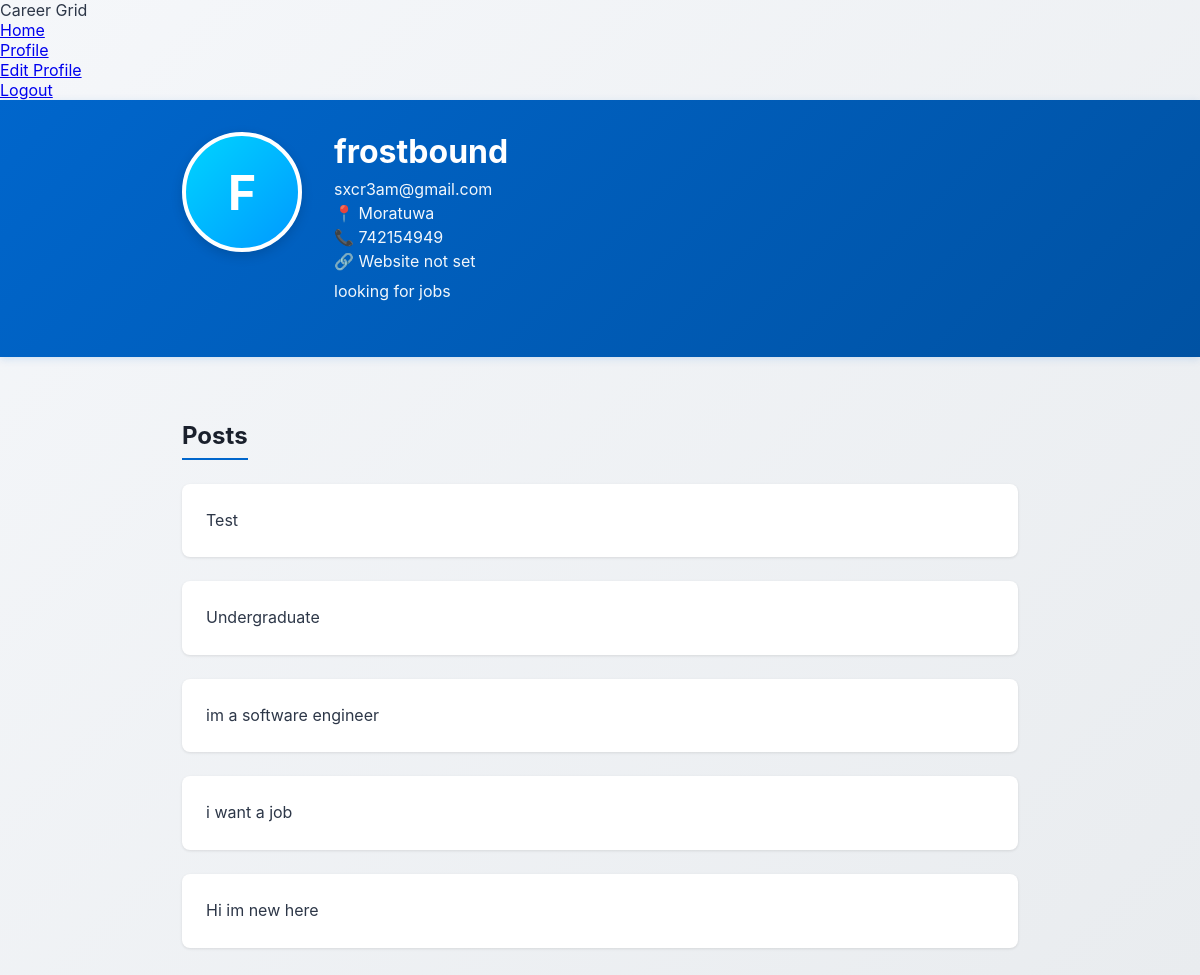
The app's page /profile/frostbound/ (signed in) with its own data.
### core/models.py (models this page shows, shortened)
class Profile(models.Model):
    user = models.OneToOneField(User, on_delete=models.CASCADE)
    bio = models.TextField(blank=True, null=True)
    phone = models.CharField(max_length=20, blank=True, null=True)
    location = models.CharField(max_length=100, blank=True, null=True)
    website = models.URLField(blank=True, null=True)

class Post(models.Model):
    user = models.ForeignKey(User, on_delete=models.CASCADE)
    content = models.TextField()
    created_at = models.DateTimeField(auto_now_add=True)

### core/views.py (the view)
# urls.py: path('profile/<str:username>/', views.profile, name='profile'),
def profile(request, username):
    user_obj = get_object_or_404(User, username=username)
    profile, created = Profile.objects.get_or_create(user=user_obj)
    posts = Post.objects.filter(user=user_obj).order_by('-created_at')
    return render(request, 'profile.html', {
        'profile_user': user_obj,
        'profile': profile,
        'posts': posts
    })

### core/templates/profile.html (shortened to what this page needs)
<!DOCTYPE html>
<html lang="en">
<head>
</head>
<body>
<nav>
    <div class="nav-container">
        <div class="nav-brand">Career Grid</div>
        <ul class="nav-links">
            <li><a href="/">Home</a></li>
            {% if user.is_authenticated %}
                <li><a href="{% url 'profile' username=user.username %}">Profile</a></li>
                <li><a href="{% url 'edit_profile' %}">Edit Profile</a></li>
                <li><a href="{% url 'logout' %}">Logout</a></li>
            {% else %}
                <li><a href="{% url 'login' %}">Login</a></li>
                <li><a href="{% url 'register' %}">Register</a></li>
            {% endif %}
        </ul>
    </div>
</nav>
<div class="header">
    <div class="header-content">
        <div class="profile-header">
            <div class="avatar">
                {{ profile_user.username|first|upper }}
            </div>
            <div class="profile-info">
                <h1>{{ profile_user.username }}</h1>
                <p class="email">{{ profile_user.email }}</p>
                <p class="extra-info">
                    {% if profile.location %}
                        📍 {{ profile.location }}
                    {% else %}
                        📍 Location not set
                    {% endif %}
                </p>
                <p class="extra-info">
                    {% if profile.phone %}
                        📞 {{ profile.phone }}
                    {% else %}
                        📞 Phone not set
                    {% endif %}
                </p>
                <p class="extra-info">
                    {% if profile.website %}
                        🔗 <a href="{{ profile.website }}" target="_blank">{{ profile.website }}</a>
                    {% else %}
                        🔗 Website not set
                    {% endif %}
                </p>
                <p class="bio">
                    {% if profile.bio %}
                        {{ profile.bio }}
                    {% else %}
                        No bio yet.
                    {% endif %}
                </p>
            </div>
        </div>
    </div>
</div>
<div class="container">
    <h2 class="section-title">Posts</h2>
    {% if posts %}
        <div class="posts-container">
            {% for post in posts %}
                <div class="post-card">
                    <div class="post-content">
                        {{ post.content }}
                    </div>
                </div>
            {% endfor %}
        </div>
    {% else %}
        <div class="empty-state">
            <p>No posts yet. Start sharing your career journey!</p>
        </div>
    {% endif %}
</div>
</body>
</html>

### core/templates/profile.html (style rules this page uses)
* { margin: 0; padding: 0; box-sizing: border-box; }
body { background: linear-gradient(135deg, #f5f7fa 0%, #e9ecef 100%); font-family: -apple-system, BlinkMacSystemFont, 'Segoe UI', 'Roboto', 'Oxygen', 'Ubuntu', 'Cantarell', sans-serif; color: #2d3748; min-height: 100vh; }
.header { background: linear-gradient(135deg, #0066cc 0%, #0052a3 100%); color: white; padding: 2rem 0; box-shadow: 0 2px 8px rgba(0, 102, 204, 0.15); }
.header-content { max-width: 900px; margin: 0 auto; padding: 0 2rem; }
.profile-header { display: flex; gap: 2rem; align-items: flex-start; margin-bottom: 1rem; }
.avatar { width: 120px; height: 120px; border-radius: 50%; background: linear-gradient(135deg, #00d4ff 0%, #0099ff 100%); display: flex; align-items: center; justify-content: center; font-size: 48px; font-weight: bold; flex-shrink: 0; border: 4px solid white; box-shadow: 0 4px 12px rgba(0, 0, 0, 0.15); }
.profile-info h1 { font-size: 2rem; margin-bottom: 0.5rem; font-weight: 700; }
.profile-info p { font-size: 1rem; opacity: 0.95; margin-bottom: 0.25rem; }
.extra-info { font-size: 0.95rem; opacity: 0.9; margin-bottom: 0.5rem; display: flex; align-items: center; gap: 0.5rem; }
.bio { margin-top: 0.5rem; font-size: 0.95rem; opacity: 0.9; line-height: 1.6; }
.container { max-width: 900px; margin: 0 auto; padding: 2rem; }
.section-title { font-size: 1.5rem; font-weight: 700; color: #1a202c; margin: 2rem 0 1.5rem 0; padding-bottom: 0.5rem; border-bottom: 2px solid #0066cc; display: inline-block; }
.posts-container { display: flex; flex-direction: column; gap: 1.5rem; }
.post-card { background: white; border-radius: 8px; padding: 1.5rem; box-shadow: 0 1px 3px rgba(0, 0, 0, 0.1); }
.post-content { color: #2d3748; line-height: 1.6; font-size: 1rem; }

### records on screen
Profile: location "Moratuwa", phone "742154949", bio "looking for jobs"
Post: content "Test"
Post: content "Undergraduate"
Post: content "im a software engineer"
Post: content "i want a job"
Post: content "Hi im new here"

### other values on screen
{{ profile_user.username|first|upper }} "F"
{{ profile_user.username }} "frostbound"
{{ profile_user.email }} "sxcr3am@gmail.com"
